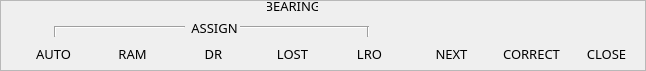
      <widget class="QFrame" name="frame_2">
       <property name="frameShape">
        <enum>QFrame::StyledPanel</enum>
       </property>
       <property name="frameShadow">
        <enum>QFrame::Raised</enum>
       </property>
       <widget class="QLabel" name="label_12">
        <property name="geometry">
         <rect>
          <x>29</x>
          <y>46</y>
          <width>49</width>
          <height>16</height>
         </rect>
        </property>
        <property name="font">
         <font>
          <family>Bahnschrift</family>
          <pointsize>10</pointsize>
         </font>
        </property>
        <property name="text">
         <string>AUTO</string>
        </property>
        <property name="alignment">
         <set>Qt::AlignCenter</set>
        </property>
       </widget>
       <widget class="QLabel" name="label_13">
        <property name="geometry">
         <rect>
          <x>109</x>
          <y>46</y>
          <width>47</width>
          <height>16</height>
         </rect>
        </property>
        <property name="font">
         <font>
          <family>Bahnschrift</family>
          <pointsize>10</pointsize>
         </font>
        </property>
        <property name="text">
         <string>RAM</string>
        </property>
        <property name="alignment">
         <set>Qt::AlignCenter</set>
        </property>
       </widget>
       <widget class="QLabel" name="label_14">
        <property name="geometry">
         <rect>
          <x>189</x>
          <y>46</y>
          <width>49</width>
          <height>16</height>
         </rect>
        </property>
        <property name="font">
         <font>
          <family>Bahnschrift</family>
          <pointsize>10</pointsize>
         </font>
        </property>
        <property name="text">
         <string>DR</string>
        </property>
        <property name="alignment">
         <set>Qt::AlignCenter</set>
        </property>
       </widget>
       <widget class="QLabel" name="label_15">
        <property name="geometry">
         <rect>
          <x>268</x>
          <y>46</y>
          <width>49</width>
          <height>16</height>
         </rect>
        </property>
        <property name="font">
         <font>
          <family>Bahnschrift</family>
          <pointsize>10</pointsize>
         </font>
        </property>
        <property name="text">
         <string>LOST</string>
        </property>
        <property name="alignment">
         <set>Qt::AlignCenter</set>
        </property>
       </widget>
       <widget class="QLabel" name="label_16">
        <property name="geometry">
         <rect>
          <x>345</x>
          <y>46</y>
          <width>49</width>
          <height>16</height>
         </rect>
        </property>
        <property name="font">
         <font>
          <family>Bahnschrift</family>
          <pointsize>10</pointsize>
         </font>
        </property>
        <property name="text">
         <string>LRO</string>
        </property>
        <property name="alignment">
         <set>Qt::AlignCenter</set>
        </property>
       </widget>
       <widget class="QLabel" name="label_17">
        <property name="geometry">
         <rect>
          <x>427</x>
          <y>46</y>
          <width>49</width>
          <height>16</height>
         </rect>
        </property>
        <property name="font">
         <font>
          <family>Bahnschrift</family>
          <pointsize>10</pointsize>
         </font>
        </property>
        <property name="text">
         <string>NEXT</string>
        </property>
        <property name="alignment">
         <set>Qt::AlignCenter</set>
        </property>
       </widget>
       <widget class="QLabel" name="label_18">
        <property name="geometry">
         <rect>
          <x>501</x>
          <y>46</y>
          <width>61</width>
          <height>16</height>
         </rect>
        </property>
        <property name="font">
         <font>
          <family>Bahnschrift</family>
          <pointsize>10</pointsize>
         </font>
        </property>
        <property name="text">
         <string>CORRECT</string>
        </property>
        <property name="alignment">
         <set>Qt::AlignCenter</set>
        </property>
       </widget>
       <widget class="QLabel" name="label_19">
        <property name="geometry">
         <rect>
          <x>576</x>
          <y>46</y>
          <width>61</width>
          <height>16</height>
         </rect>
        </property>
        <property name="font">
         <font>
          <family>Bahnschrift</family>
          <pointsize>10</pointsize>
         </font>
        </property>
        <property name="text">
         <string>CLOSE</string>
        </property>
        <property name="alignment">
         <set>Qt::AlignCenter</set>
        </property>
       </widget>
       <widget class="QLabel" name="label_20">
        <property name="geometry">
         <rect>
          <x>267</x>
          <y>-2</y>
          <width>51</width>
          <height>16</height>
         </rect>
        </property>
        <property name="font">
         <font>
          <family>Bahnschrift</family>
          <pointsize>10</pointsize>
         </font>
        </property>
        <property name="text">
         <string>BEARING</string>
        </property>
        <property name="alignment">
         <set>Qt::AlignCenter</set>
        </property>
       </widget>
       <widget class="QLabel" name="label_21">
        <property name="geometry">
         <rect>
          <x>189</x>
          <y>20</y>
          <width>51</width>
          <height>16</height>
         </rect>
        </property>
        <property name="font">
         <font>
          <family>Bahnschrift</family>
          <pointsize>10</pointsize>
         </font>
        </property>
        <property name="text">
         <string>ASSIGN</string>
        </property>
        <property name="alignment">
         <set>Qt::AlignCenter</set>
        </property>
       </widget>
       <widget class="Line" name="line_13">
        <property name="geometry">
         <rect>
          <x>56</x>
          <y>19</y>
          <width>129</width>
          <height>16</height>
         </rect>
        </property>
        <property name="orientation">
         <enum>Qt::Horizontal</enum>
        </property>
       </widget>
       <widget class="Line" name="line_14">
        <property name="geometry">
         <rect>
          <x>240</x>
          <y>19</y>
          <width>129</width>
          <height>16</height>
         </rect>
        </property>
        <property name="orientation">
         <enum>Qt::Horizontal</enum>
        </property>
       </widget>
       <widget class="Line" name="line_15">
        <property name="geometry">
         <rect>
          <x>53</x>
          <y>26</y>
          <width>5</width>
          <height>11</height>
         </rect>
        </property>
        <property name="orientation">
         <enum>Qt::Vertical</enum>
        </property>
       </widget>
       <widget class="Line" name="line_16">
        <property name="geometry">
         <rect>
          <x>366</x>
          <y>26</y>
          <width>5</width>
          <height>11</height>
         </rect>
        </property>
        <property name="orientation">
         <enum>Qt::Vertical</enum>
        </property>
       </widget>
      </widget>
